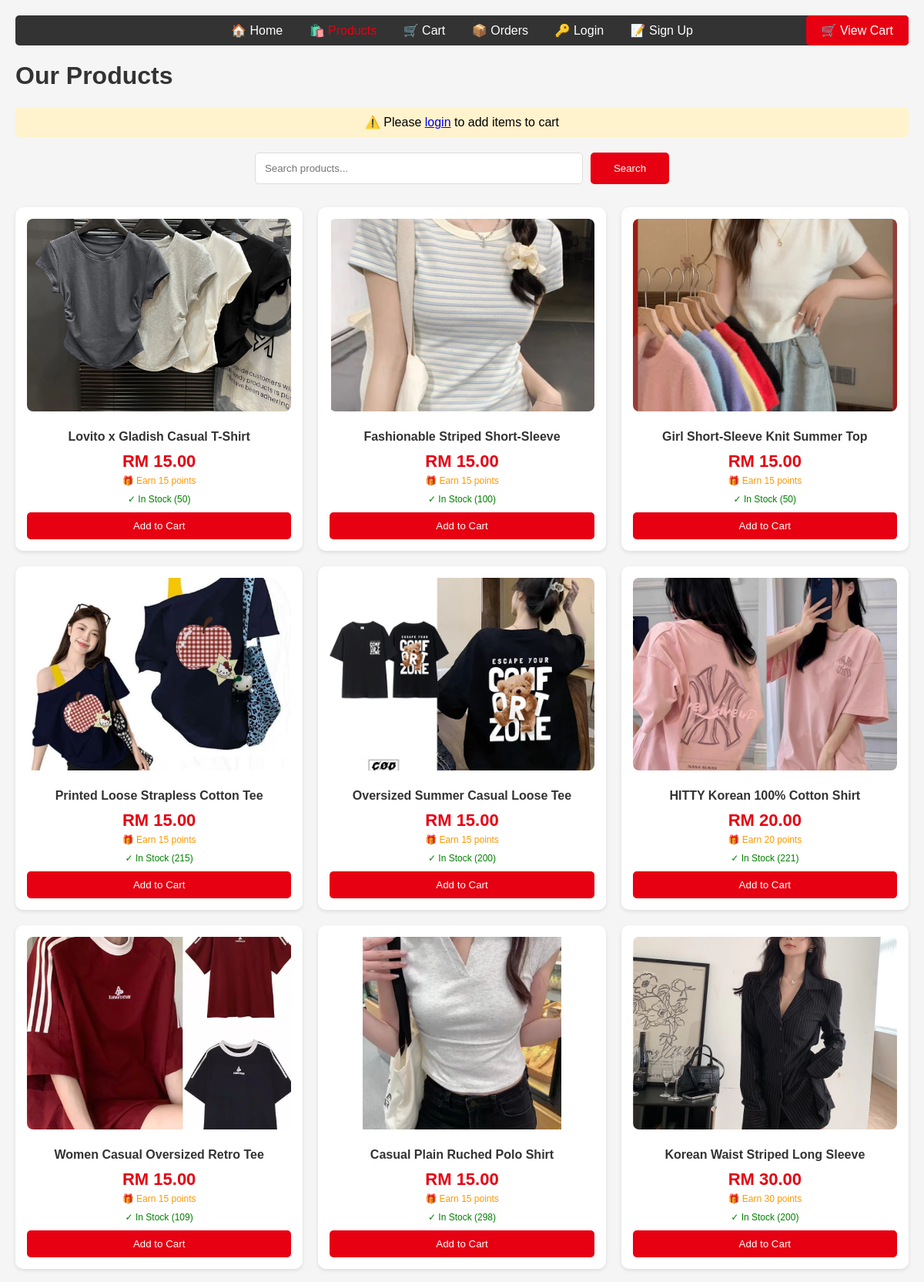
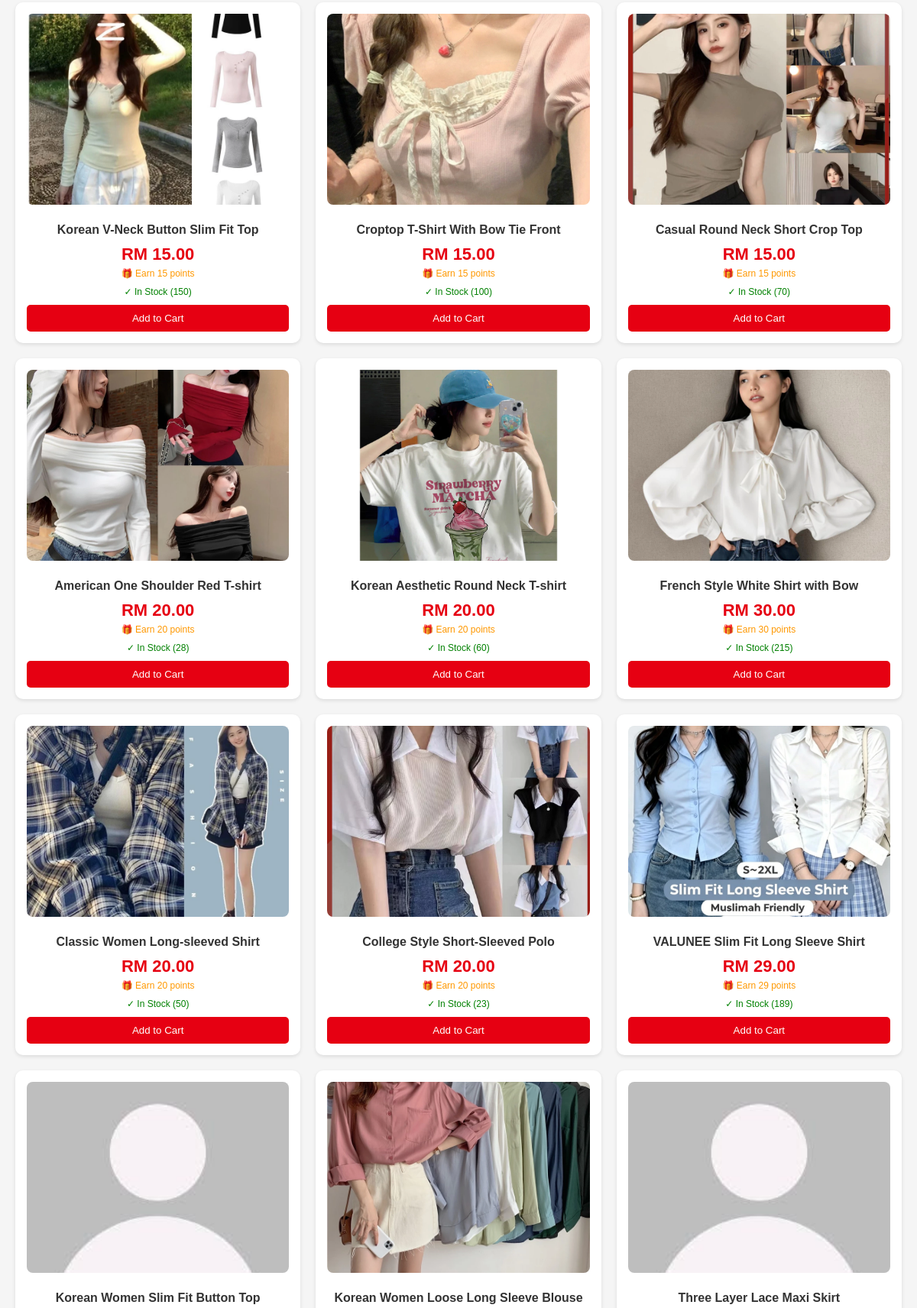
Screenshot of /products/listing.php (upper part) with the database file from the repository (2 pictures, top to bottom).
### tables this page shows
CREATE TABLE `products` (
  `product_id` varchar(20) NOT NULL,
  `category_id` varchar(20) NOT NULL,
  `name` varchar(255) NOT NULL,
  `keywords` text DEFAULT NULL,
  `description` text DEFAULT NULL,
  `price` decimal(10,2) NOT NULL,
  `size` varchar(100) DEFAULT NULL,
  `colour` varchar(100) DEFAULT NULL,
  `rating` varchar(20) NOT NULL,
  `stock` int(11) NOT NULL DEFAULT 0,
  `low_stock_threshold` int(11) DEFAULT 5,
  `sales_count` int(11) DEFAULT 0,
  `product_image` varchar(255) DEFAULT NULL,
  `status` enum('In stock','Low in stock','Out of stock') DEFAULT NULL,
  `created_at` timestamp NOT NULL DEFAULT current_timestamp()
);

### products/listing.php (the view, shortened to what this page needs)
<?php
require_once __DIR__ . '/../includes/db.php';
$search = isset($_GET['search']) ? trim($_GET['search']) : '';
$sql = "SELECT * FROM products WHERE 1=1";
$params = [];
$sql .= " ORDER BY product_id DESC";
$stmt = $pdo->prepare($sql);
$stmt->execute($params);
$products = $stmt->fetchAll();
?>
<!DOCTYPE html>
<html>
<head>
</head>
<body>
    <div class="nav-menu">
        <a href="../index.php">🏠 Home</a>
        <a href="listing.php" class="active">🛍️ Products</a>
        <a href="../cart/index.php">🛒 Cart</a>
        <a href="../orders/history.php">📦 Orders</a>
        <?php if(isset($_SESSION['username'])): ?>
            <a href="../profile.php">👤 <?php echo htmlspecialchars($_SESSION['username']); ?></a>
            <a href="../logout.php" style="color: #e60012;">🚪 Logout</a>
        <?php else: ?>
            <a href="../login.php">🔑 Login</a>
            <a href="../signup.php">📝 Sign Up</a>
        <?php endif; ?>
    </div>
    <a href="../cart/index.php" class="cart-link">🛒 View Cart</a>
    <div class="container">
        <h1>Our Products</h1>
        <?php if (!isset($_SESSION['user_id'])): ?>
            <div style="background: #fff3cd; padding: 10px; border-radius: 5px; margin-bottom: 20px; text-align: center;">
                ⚠️ Please <a href="../login.php">login</a> to add items to cart
            </div>
        <?php endif; ?>
        <form method="GET" class="search-box">
            <input type="text" name="search" placeholder="Search products..." value="<?php echo htmlspecialchars($search); ?>">
            <button type="submit">Search</button>
        </form>
        <div class="products">
            <?php if (empty($products)): ?>
                <p>No products found.</p>
            <?php else: ?>
                <?php foreach ($products as $product): ?>
                    <div class="product">
                        <a href="detail.php?id=<?php echo $product['product_id']; ?>">
                            <img src="../images/<?php echo $product['product_image']; ?>"
     style="width:100%; height:250px; object-fit:cover;"
     onerror="this.src='../images/default.jpg'">
                        </a>
                        <h3><a href="detail.php?id=<?php echo $product['product_id']; ?>"><?php echo htmlspecialchars($product['name']); ?></a></h3>
                        <div class="price">RM <?php echo number_format($product['price'], 2); ?></div>
                        <div class="points">🎁 Earn <?php echo floor($product['price']); ?> points</div>
                        <div class="stock <?php echo $product['stock'] > 0 ? 'in-stock' : 'out-stock'; ?>">
                            <?php echo $product['stock'] > 0 ? '✓ In Stock (' . $product['stock'] . ')' : '✗ Out of Stock'; ?>
                        </div>
                        <?php if ($product['stock'] > 0): ?>
                            <button class="add-to-cart" data-id="<?php echo $product['product_id']; ?>">Add to Cart</button>
                        <?php else: ?>
                            <button class="add-to-cart" disabled style="background: #ccc;">Out of Stock</button>
                        <?php endif; ?>
                    </div>
                <?php endforeach; ?>
            <?php endif; ?>
        </div>
    </div>
</body>
</html>

### products/listing.php (style rules this page uses)
body { font-family: Arial; background: #f5f5f5; margin: 0; padding: 20px; }
.nav-menu { background: #333; padding: 10px 20px; margin-bottom: 20px; text-align: center; border-radius: 5px; }
.nav-menu a { color: white; margin: 0 15px; text-decoration: none; }
.nav-menu a.active { color: #e60012; }
.container { max-width: 1200px; margin: 0 auto; }
h1 { color: #333; }
.products { display: grid; grid-template-columns: repeat(auto-fill, minmax(280px, 1fr)); gap: 20px; }
.product { background: white; border-radius: 10px; padding: 15px; box-shadow: 0 2px 5px rgba(0,0,0,0.1); text-align: center; }
.product img { width: 100%; height: 250px; object-fit: cover; border-radius: 8px; margin-bottom: 10px; }
.product h3 { margin: 10px 0; font-size: 16px; }
.product h3 a { text-decoration: none; color: #333; }
.price { color: #e60012; font-size: 22px; font-weight: bold; }
.stock { font-size: 12px; margin-top: 10px; }
.in-stock { color: green; }
.search-box { margin-bottom: 30px; display: flex; gap: 10px; justify-content: center; }
.search-box input { padding: 12px; width: 400px; border: 1px solid #ddd; border-radius: 5px; }
.search-box button { padding: 12px 30px; background: #e60012; color: white; border: none; border-radius: 5px; cursor: pointer; }
.add-to-cart { background: #e60012; color: white; border: none; padding: 10px 15px; border-radius: 5px; cursor: pointer; margin-top: 10px; width: 100%; }
.cart-link { position: fixed; top: 20px; right: 20px; background: #e60012; color: white; padding: 10px 20px; border-radius: 5px; text-decoration: none; z-index: 100; }
.points { color: #ff9800; font-size: 12px; margin: 5px 0; }

### rows the page displays
products: product_image (picture), name "Lovito x Gladish Casual T-Shirt", price "15.00", price "15", stock "50"
products: product_image (picture), name "Fashionable Striped Short-Sleeve", price "15.00", price "15", stock "100"
products: product_image (picture), name "Girl Short-Sleeve Knit Summer Top", price "15.00", price "15", stock "50"
products: product_image (picture), name "Printed Loose Strapless Cotton Tee", price "15.00", price "15", stock "215"
products: product_image (picture), name "Oversized Summer Casual Loose Tee", price "15.00", price "15", stock "200"
products: product_image (picture), name "HITTY Korean 100% Cotton Shirt", price "20.00", price "20", stock "221"
products: product_image (picture), name "Women Casual Oversized Retro Tee", price "15.00", price "15", stock "109"
products: product_image (picture), name "Casual Plain Ruched Polo Shirt", price "15.00", price "15", stock "298"
products: product_image (picture), name "Korean Waist Striped Long Sleeve", price "30.00", price "30", stock "200"
products: product_image (picture), name "Korean V-Neck Button Slim Fit Top", price "15.00", price "15", stock "150"
products: product_image (picture), name "Croptop T-Shirt With Bow Tie Front", price "15.00", price "15", stock "100"
products: product_image (picture), name "Casual Round Neck Short Crop Top", price "15.00", price "15", stock "70"
products: product_image (picture), name "American One Shoulder Red T-shirt", price "20.00", price "20", stock "28"
products: product_image (picture), name "Korean Aesthetic Round Neck T-shirt", price "20.00", price "20", stock "60"
products: product_image (picture), name "French Style White Shirt with Bow", price "30.00", price "30", stock "215"
products: product_image (picture), name "Classic Women Long-sleeved Shirt", price "20.00", price "20", stock "50"
products: product_image (picture), name "College Style Short-Sleeved Polo", price "20.00", price "20", stock "23"
products: product_image (picture), name "VALUNEE Slim Fit Long Sleeve Shirt", price "29.00", price "29", stock "189"
products: name "Korean Women Slim Fit Button Top"
products: product_image (picture), name "Korean Women Loose Long Sleeve Blouse"
products: name "Three Layer Lace Maxi Skirt"
